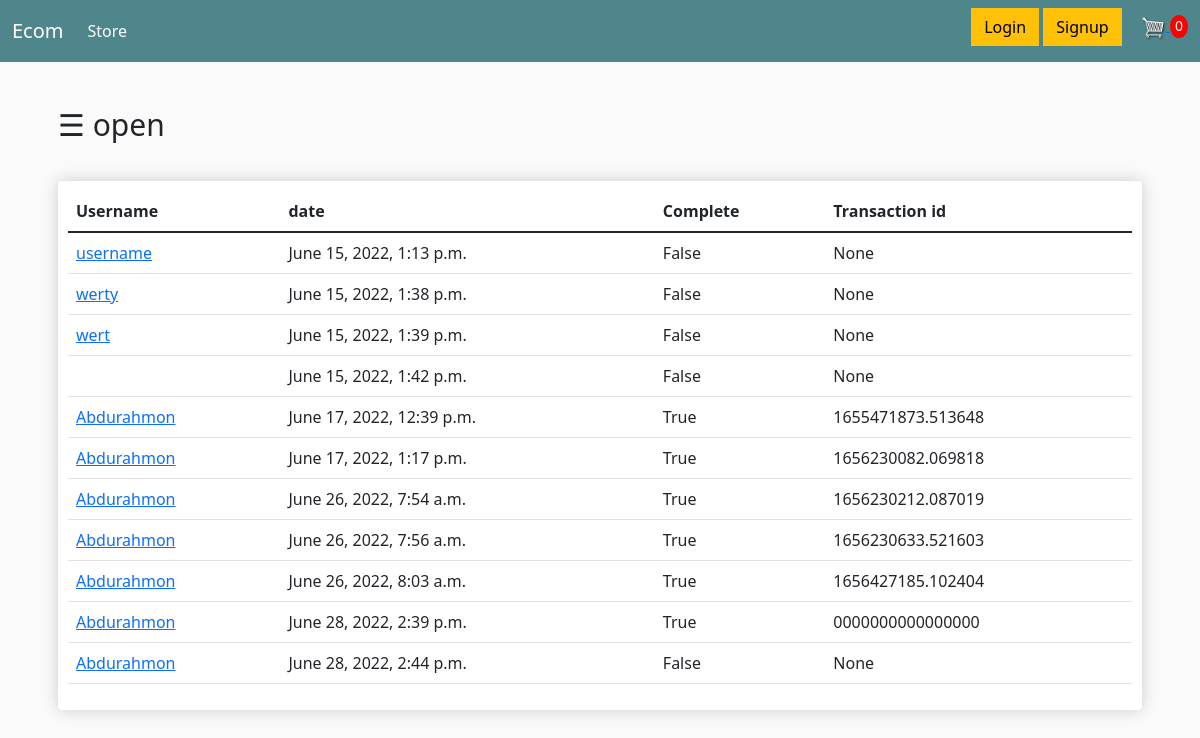
Page /order/ on the earlier database version.
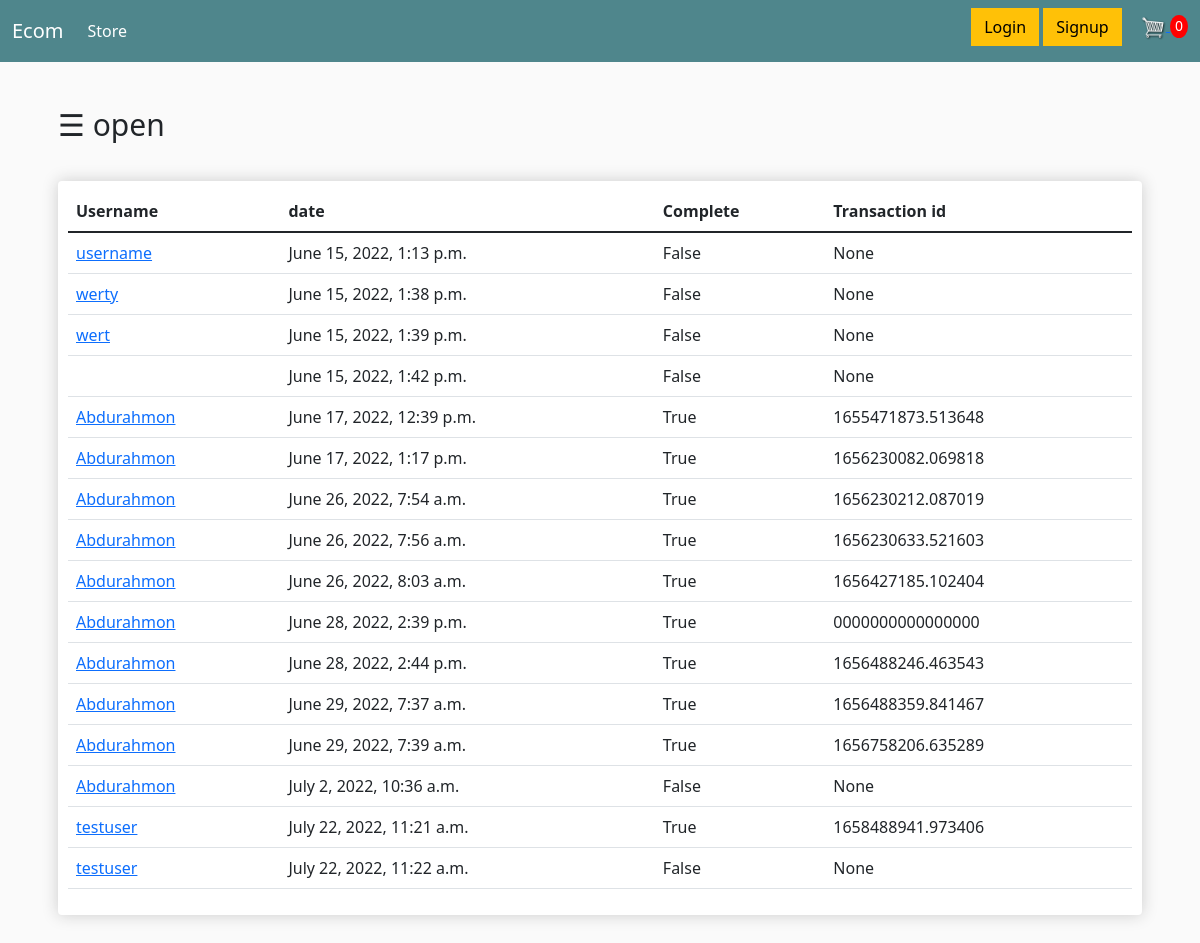
Same page on the later database version.
### store/models.py (models this page shows, shortened)
class Order(models.Model):
    customer = models.ForeignKey(Customer, on_delete=models.SET_NULL, null=True, blank=True)
    date_ordered = models.DateTimeField(auto_now_add=True)
    complete = models.BooleanField(default=False)
    transaction_id = models.CharField(max_length=100, null=True)

class Customer(models.Model):
    user = models.OneToOneField(User, null=True, blank=True, on_delete=models.CASCADE, related_name="customer")
    name = models.CharField(max_length=200, null=True)
    email = models.CharField(max_length=200, null=True)

### store/views.py (the view)
# urls.py: path('order/', views.order, name='order'),
def order(request):
    data = cartData(request)
    cartItems = data['cartItems']
    orders = Order.objects.all()
    order_total = data['order']
    context = {'orders': orders, 'cartItems': cartItems, 'order_total': order_total}
    return render(request, 'order.html', context)

### store/utils.py (called while the page is built, shortened)
def cookieCart(request):
    try:  # agart cartni o'chirib yuborilsa yoki xato bo'lsa cartni bo'sh qilib qo'yadi
        cart = json.loads(request.COOKIES['cart'])
    except Exception as e:
        print(e)
        cart = {}
    items = []
    order = {'get_cart_total': 0, 'get_cart_item': 0, 'shipping': False}
    cartItems = order['get_cart_item']
    return {'cartItems': cartItems, 'order': order, 'items': items}

def cartData(request):
    if request.user.is_authenticated:  # agar ro'yxatdan o'tgan foydalanuvchi bo'lsa pasdagilar bajariladi
        customer = request.user.customer
        order, created = Order.objects.get_or_create(customer=customer, complete=False)
        items = order.orderitem_set.all()
        cartItems = order.get_cart_item
    else:
        cookieData = cookieCart(request)
        cartItems = cookieData['cartItems']
        order = cookieData['order']
        items = cookieData['items']
    return {'cartItems': cartItems, 'order': order, 'items': items}

### store/templates/order.html
{% extends 'manage_admin.html' %}
{% load static %}
{% block content1 %}
<div class="row">
    <div class="col-lg-12">
        <br>
        <div class="box-element mb-5">
            <div class="table-responsive">
                <table class="table">
                    <thead>
                    <tr>
                        <th scope="col">Username</th>
                        <th scope="col">date </th>
                        <th scope="col">Complete</th>
                        <th scope="col">Transaction id</th>
                    </tr>
                    </thead>
                    <tbody>
                    {% for order in orders %}
                    <tr>
                        <td><a href="{% url 'customer' %}">{{ order.customer.name }}</a></td>
                        <td>{{ order.date_ordered }}</td>
                        <td>{{ order.complete }}</td>
                        <td>{{ order.transaction_id }}</td>
                    </tr>
                    {% endfor %}
                    </tbody>
                </table>
            </div>
        </div>
    </div>
</div>
{% endblock content1 %}

### store/templates/manage_admin.html (shortened to what this page needs)
{% extends 'store/main.html' %}
{% load static %}
{% block content %}
<div id="main">
    <span style="font-size:30px;cursor:pointer" onclick="openNav()">&#9776; open</span>
    {% block content1 %}
    {% endblock content1 %}
</div>
{% endblock content %}

### store/templates/store/main.html (shortened to what this page needs)
<!DOCTYPE html>
{% load static %}
<html lang="en">
<head>
    <link href="https://cdn.jsdelivr.net/npm/bootstrap@5.1.3/dist/css/bootstrap.min.css" rel="stylesheet">
    <link rel="stylesheet" type="text/css" href="{% static 'css/main.css' %}">
    <link rel="stylesheet" type="text/css" href="https://cdnjs.cloudflare.com/ajax/libs/font-awesome/6.1.1/css/all.min.css">
</head>
<body>
<nav class="navbar navbar-expand-lg navbar-dark bg-dark">
  <div class="container-fluid">
    <a class="navbar-brand" href="{% url 'store' %}">Ecom</a>
    <div class="collapse navbar-collapse" id="navbarSupportedContent">
      <ul class="navbar-nav me-auto mb-2 mb-lg-0">
        <li class="nav-item">
          <a class="nav-link active" aria-current="page" href="{% url 'store' %}">Store</a>
        </li>
      </ul>
        <div class="form-inline my-2 my-lg-0">
          {% if user.is_authenticated %}
            {{ user.username | title }}
          <a href="{% url 'logout_user' %}"class="btn btn-danger">Logout</a>
          {% else %}
	      <a href="{% url 'login_user' %}"class="btn btn-warning">Login</a>
          <a href="{% url 'signup' %}"class="btn btn-warning">Signup</a>
          {% endif %}
	      <a href="{% url 'cart' %}">
	      	<img  id="cart-icon" src="{% static 'images/cart.png' %}">
	      </a>
	      <p id="cart-total">{{cartItems}}</p>
	    </div>
    </div>
  </div>
</nav>
<div class="container">
    <br>
    {%block content%}
    {%endblock content%}
</div>
</body>
</html>

### static/css/main.css (style rules this page uses)
body { background-color: hsl(0, 0%, 98%); }
.box-element { box-shadow:hsl(0, 0%, 80%) 0 0 16px; background-color: #fff; border-radius: 4px; padding: 10px; }
.bg-dark { background-color: #4f868c!important; }
#cart-icon { width:25px; display: inline-block; margin-left: 15px; }
#cart-total { display: inline-block; text-align: center; color:#fff; background-color: red; width: 18px; height: 23px; border-radius: 50%; font-size: 14px; }
.col-lg-4, .col-lg-6, .col-lg-8, .col-lg-12 { margin-top: 10px; }
.btn { border-radius: 0; }

### store/templates/manage_admin.html (style rules this page uses)
#main { transition: margin-left .5s; padding: 16px; }

Differences in the rows shown:
changed Order "June 28, 2022, 2:44 p.m.": complete "False" → "True"; transaction_id "None" → "1656488246.463543"
added Order: customer.name "Abdurahmon", date_ordered "June 29, 2022, 7:37 a.m.", complete "True", transaction_id "1656488359.841467"
added Order: customer.name "Abdurahmon", date_ordered "June 29, 2022, 7:39 a.m.", complete "True", transaction_id "1656758206.635289"
added Order: customer.name "Abdurahmon", date_ordered "July 2, 2022, 10:36 a.m.", complete "False", transaction_id "None"
added Order: customer.name "testuser", date_ordered "July 22, 2022, 11:21 a.m.", complete "True", transaction_id "1658488941.973406"
added Order: customer.name "testuser", date_ordered "July 22, 2022, 11:22 a.m.", complete "False", transaction_id "None"
